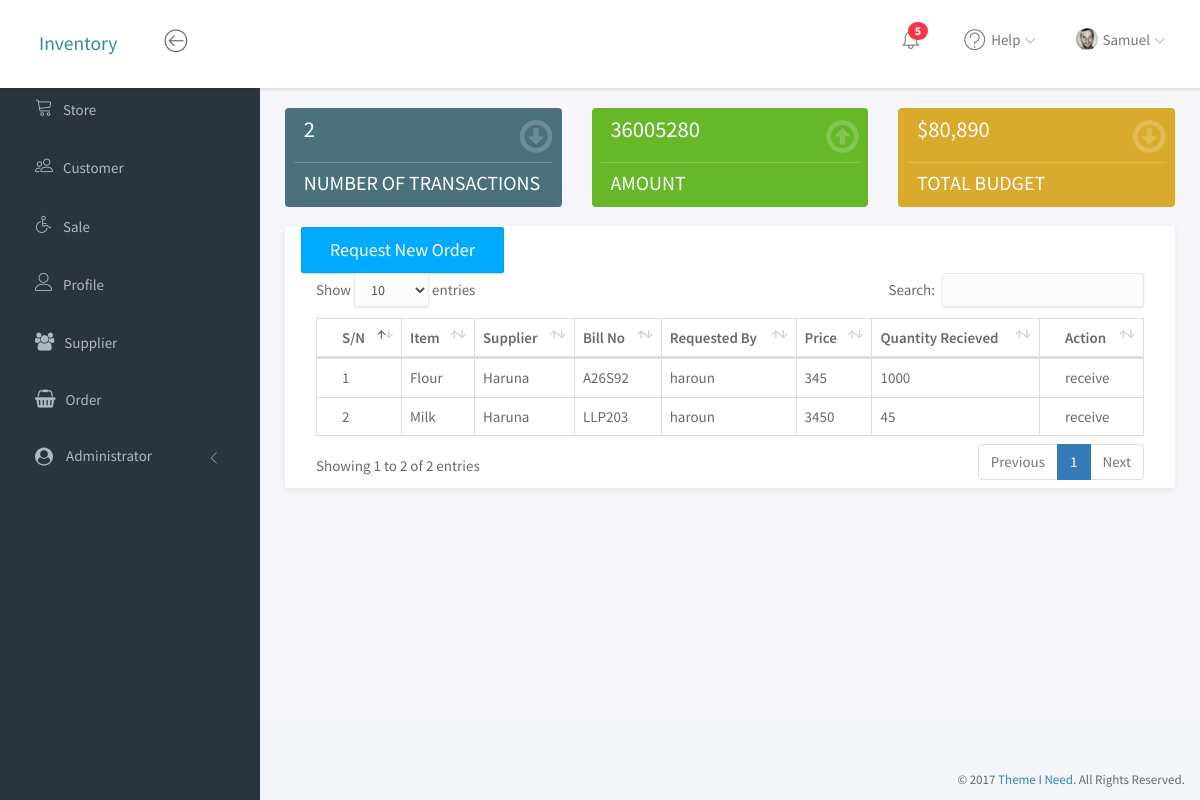
The app's page /supplier/1/detail/ with its own data.
### store/models.py (models this page shows, shortened)
class RequestOrder(models.Model):
    item = models.ForeignKey(Item, on_delete=models.CASCADE)
    supplier = models.ForeignKey(Supplier, on_delete=models.CASCADE)
    requested_by = models.ForeignKey(Account, on_delete=models.CASCADE)
    bill_no = models.CharField(max_length=20)
    requested_quantity = models.PositiveIntegerField()
    received_quantity = models.PositiveIntegerField(default=0)
    requested_price = models.PositiveIntegerField()
    received_price = models.PositiveIntegerField(default=0)
    stocked = models.BooleanField(default=False)
    action = models.CharField(choices=ACTIONS, max_length=20)

class Item(models.Model):
    name = models.CharField(max_length=100)
    price = models.PositiveIntegerField()
    def __str__(self):
        return self.name

### supplier/models.py (models this page shows)
class Supplier(models.Model):
    name = models.CharField(max_length=100)
    address = models.TextField()
    contact = models.CharField(max_length=15)
    def __str__(self):
        return self.name

### index/models.py (models this page shows)
class Account(models.Model):
    user = models.ForeignKey(User, on_delete=models.CASCADE)
    contact = models.CharField(max_length=20)
    level = models.CharField(max_length=20, choices=LEVEL)
    def __str__(self):
        return self.user.username

### supplier/views.py (the view)
# urls.py: url(r'^(?P<key>[0-9]+)/detail/', supplier_detail, name="detail"),
def supplier_detail(request, key):
    goods = RequestOrder.objects.filter(supplier__id=key)
    context = {
        'goods': goods
    }
    return render(request, 'supplier_detail.html', context)

### cart/context_processors.py (called while the page is built)
def cart(request):
    return {'cart': Cart(request) }

### index/templatetags/nav_modifiers.py (called while the page is built)
@register.simple_tag
def is_active(current_path, link_path, param=None):
    try:
        if param is None:
            if reverse(link_path) == current_path:
                return 'active'
        else:
            if reverse(link_path, param) == current_path:
                return 'active'
            else:
                return ''
    except:
        return ''

### index/utilities.py (called while the page is built)
def user(request):
    if request.user.is_authenticated:
        try:
            user = get_object_or_404(Account, user=request.user)
        except Exception as e:
            return {'user': request.user}
        return {'user': user}
    return {'user': 'None'}

### store/templatetags/supplier_modifier.py (called while the page is built)
@register.filter
def sum_transcation_total(goods):
    investments = [good.requested_price for good in goods]
    return sum(investments)

@register.filter
def money_format(price):
    try:
        locale.setlocale(locale.LC_ALL, 'en_NG')
        return locale.currency(price, grouping=True)
    except Exception as e:
        return price

### supplier/templates/supplier_detail.html (shortened to what this page needs)
{% extends 'base.html' %}
{% load supplier_modifier %}
{% load widget_tweaks %}
{% block style %}
    <link rel="stylesheet" href="/static/vendor/datatables/dataTables.bootstrap4.css">
    <link rel="stylesheet" href="/static/css/custome-style.css">
{% endblock %}
{% block content %}
    <div class="row">
        <div class="col-sm-7 col-lg-4">
            <div class="c-state">
                <h4 class="c-state__number">{{ goods.count }}</h4>
                <p style="font-size: 20px" class="c-state__status">Number Of Transactions</p>
                <span class="c-state__indicator">
                    <i class="fa fa-arrow-circle-o-down"></i>
                </span>
            </div>
        </div>
        <div class="col-sm-7 col-lg-4">
            <div class="c-state c-state--success">
                <h4 class="c-state__number">{{ goods | sum_transcation_total | money_format}}</h4>
                <p style="font-size: 20px" class="c-state__status">Amount</p>
                <span class="c-state__indicator">
                            <i class="fa fa-arrow-circle-o-up"></i>
                        </span>
            </div>
        </div>
        <div class="col-sm-7 col-lg-4">
            <div class="c-state c-state--warning">
                <h4 class="c-state__number">$80,890</h4>
                <p style="font-size: 20px" class="c-state__status">Total Budget</p>
                <span class="c-state__indicator">
                            <i class="fa fa-arrow-circle-o-down"></i>
                        </span>
            </div>
        </div>
    </div>
    <div class="panel panel-profile">
        <div class="clearfix">
            <div class="col-sm-12">
                <a href="{% url 'supplier:order_request' %}">
                    <button class="btn btn-primary btn-lg">Request New Order</button>
                </a>
                <div class="table-responsive">
                    <table class="table table-bordered" id="dataTable" width="100%" cellspacing="0">
                        <thead>
                        <tr>
                            <th>S/N</th>
                            <th>Item</th>
                            <th>Supplier</th>
                            <th>Bill No</th>
                            <th>Requested By</th>
                            <th>Price</th>
                            <th>Quantity Recieved</th>
                            <th>Action</th>
                        </tr>
                        </thead>
                        <tbody>
                        {% for good in goods %}
                            <tr>
                                <td>{{ forloop.counter }}</td>
                                <td>{{ good.item }}</td>
                                <td>{{ good.supplier }}</td>
                                <td>{{ good.bill_no }}</td>
                                <td>{{ good.requested_by }}</td>
                                <td>{{ good.received_price }}</td>
                                <td>{{ good.received_quantity }}</td>
                                <td>{{ good.action }}</td>
                            </tr>
                        {% endfor %}
                        </tbody>
                    </table>
                </div>
            </div>
        </div>
    </div>
{% endblock %}

### static/css/main.css (style rules this page uses)
html { position: relative; min-height: 100%; }
body { background-color: #F3F5F8; font-family: "Source Sans Pro", sans-serif; font-size: 15px; color: #676a6d; }
a { color: #3287B2; }
th { font-weight: 600; }
.btn { -webkit-border-radius: 2px; -moz-border-radius: 2px; border-radius: 2px; -moz-box-shadow: 0px 1px 2px 0 rgba(0, 0, 0, 0.2); -webkit-box-shadow: 0px 1px 2px 0 rgba(0, 0, 0, 0.2); box-shadow: 0px 1px 2px 0 rgba(0, 0, 0, 0.2); padding: 6px 22px; }
.btn-group-lg > .btn, .btn-lg { padding: 10px 28px; }
.btn-primary { background-color: #00AAFF; border-color: #00a0f0; }
.panel { -webkit-border-radius: 3px; -moz-border-radius: 3px; border-radius: 3px; -moz-box-shadow: 0 2px 6px rgba(0, 0, 0, 0.08); -webkit-box-shadow: 0 2px 6px rgba(0, 0, 0, 0.08); box-shadow: 0 2px 6px rgba(0, 0, 0, 0.08); background-color: #fff; margin-bottom: 30px; }
.panel .table > thead > tr > td:first-child, .panel .table > thead > tr > th:first-child, .panel .table > tbody > tr > td:first-child, .panel .table > tbody > tr > th:first-child, .panel .table > tfoot > tr > td:first-child, .panel .table > tfoot > tr > th:first-child { padding-left: 25px; }
.panel .table > thead > tr > td:last-child, .panel .table > thead > tr > th:last-child, .panel .table > tbody > tr > td:last-child, .panel .table > tbody > tr > th:last-child, .panel .table > tfoot > tr > td:last-child, .panel .table > tfoot > tr > th:last-child { padding-left: 25px; }
.panel-profile { position: relative; }

### static/css/custome-style.css (style rules this page uses)
.c-state { position: relative; margin-bottom: 1.875rem; padding: .9375rem; border-radius: 4px }
.c-state__number { display: block; margin: 0 0 20px .9375rem; color: #fff; font-size: 2.25rem; font-weight: 400 }
.c-state__status { margin: 0; padding: .625rem 0 0 .9375rem; border-top: 1px solid hsla(0, 0%, 100%, .2); color: #fff; font-size: .75rem; font-weight: 400; text-transform: uppercase }
.c-state__indicator { display: inline-block; position: absolute; top: .9375rem; right: .9375rem; color: #fff; font-size: 38px; opacity: .2 }
.c-state__indicator > i { display: block }
.c-state, .c-state--info { background-color: #4b717c }
.c-state--success { background-color: #66b72a; }
.c-state--warning { background-color: #daaa2c; }

### records on screen
RequestOrder: requested_price.requested_price "36005280", item "Flour", supplier "Haruna", bill_no "A26S92", requested_by "haroun", received_price "345", received_quantity "1000", action "receive"
RequestOrder: item "Milk", supplier "Haruna", bill_no "LLP203", requested_by "haroun", received_price "3450", received_quantity "45", action "receive"

### other values on screen
{{ title }} "Store Customer Sale Profile Supplier Order"
{{ goods.count }} "2"
